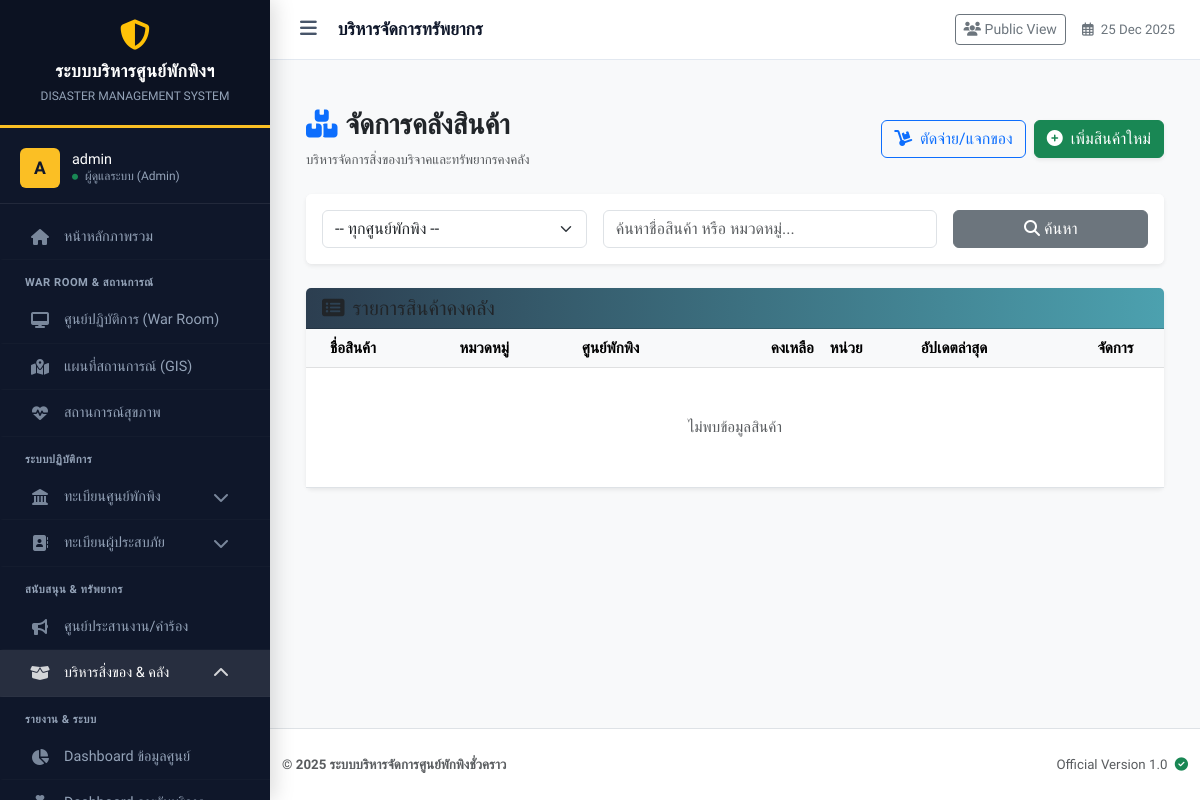
Page /inventory_list.php (signed in) on the earlier database version.
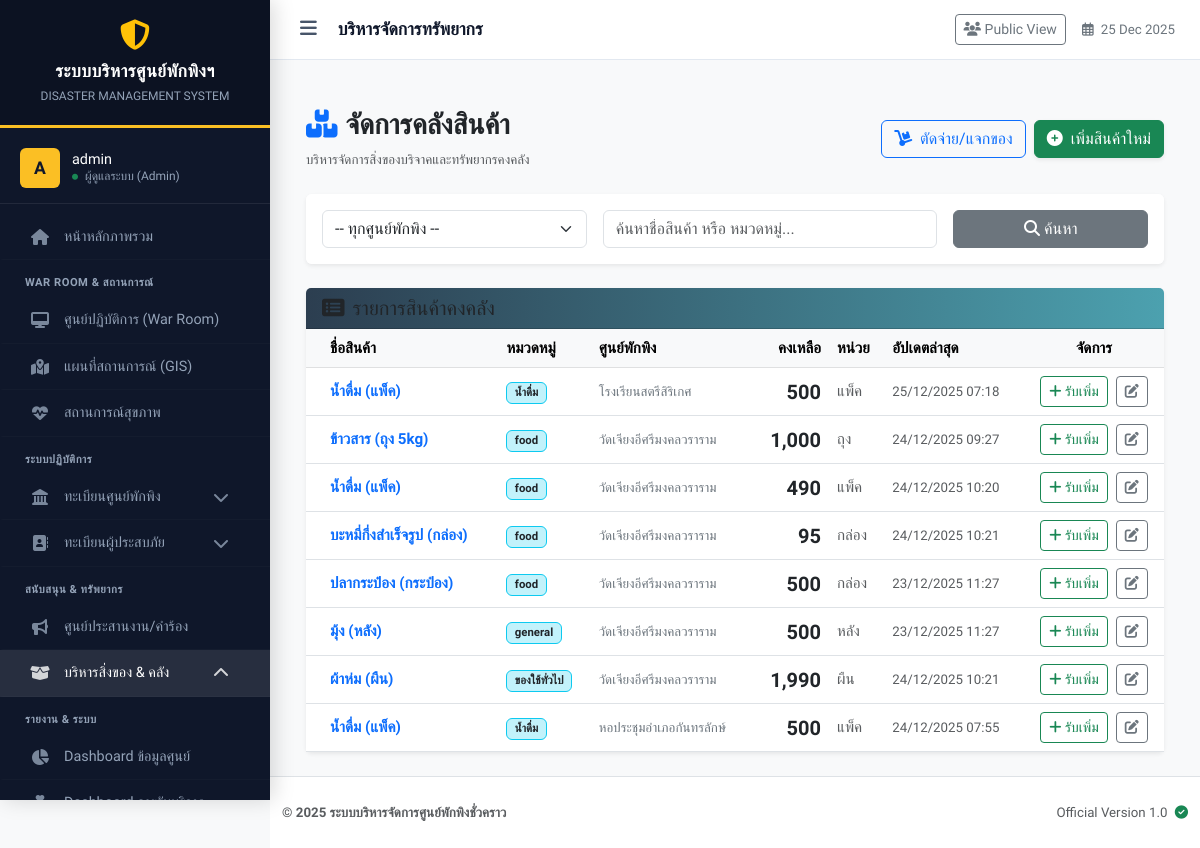
Same page on the later database version.
### tables this page shows
CREATE TABLE `inventory` (
  `id` int(11) NOT NULL,
  `shelter_id` int(11) NOT NULL,
  `item_name` varchar(100) NOT NULL,
  `quantity` int(11) NOT NULL DEFAULT 0,
  `unit` varchar(20) NOT NULL,
  `last_updated` timestamp NOT NULL DEFAULT current_timestamp(),
  `category` varchar(50) DEFAULT 'general'
);

CREATE TABLE `shelters` (
  `id` int(11) NOT NULL,
  `incident_id` int(11) NOT NULL COMMENT 'ผูกกับเหตุการณ์ไหน',
  `name` varchar(200) NOT NULL COMMENT 'ชื่อศูนย์',
  `location` text NOT NULL COMMENT 'ที่ตั้ง',
  `latitude` decimal(10,8) DEFAULT NULL,
  `longitude` decimal(11,8) DEFAULT NULL,
  `capacity` int(11) NOT NULL DEFAULT 0 COMMENT 'ความจุสูงสุด',
  `contact_phone` varchar(20) DEFAULT NULL,
  `status` enum('open','full','closed') NOT NULL DEFAULT 'open',
  `last_updated` datetime DEFAULT NULL
);

### inventory_list.php (the view, shortened to what the rows shown need)
<?php
require_once 'config/db.php';
$role = $_SESSION['role'];
$my_shelter_id = $_SESSION['shelter_id'] ?? 0;
$shelter_id = ($role === 'admin') ? ($_GET['shelter_id'] ?? '') : $my_shelter_id;
$params = [];
$where = " WHERE 1=1 ";
$sql = "SELECT i.*, s.name as shelter_name
        FROM inventory i
        JOIN shelters s ON i.shelter_id = s.id
        $where
        ORDER BY i.shelter_id, i.category, i.item_name";
$stmt = $pdo->prepare($sql);
$stmt->execute($params);
$inventory = $stmt->fetchAll();
?>
<!DOCTYPE html>
<html lang="th">
<head>
    <link rel="stylesheet" href="https://cdnjs.cloudflare.com/ajax/libs/font-awesome/6.4.0/css/all.min.css">
</head>
<body class="bg-light">
<?php include 'includes/header.php'; ?>
<div class="container mt-4">
    <div class="card shadow-sm border-0">
        <div class="card-body p-0">
            <div class="table-responsive">
                <table class="table table-hover align-middle mb-0">
                    <thead class="table-light">
                        <tr>
                            <th class="ps-4">ชื่อสินค้า</th>
                            <th>หมวดหมู่</th>
                            <?php if(!$shelter_id): ?><th>ศูนย์พักพิง</th><?php endif; ?>
                            <th class="text-end">คงเหลือ</th>
                            <th>หน่วย</th>
                            <th>อัปเดตล่าสุด</th>
                            <th class="text-center">จัดการ</th>
                        </tr>
                    </thead>
                    <tbody>
                        <?php if (empty($inventory)): ?>
                            <tr><td colspan="8" class="text-center py-5 text-muted">ไม่พบข้อมูลสินค้า</td></tr>
                        <?php else: ?>
                            <?php foreach ($inventory as $item):
                                $isLowStock = $item['quantity'] < 10;
                                $rowClass = $isLowStock ? 'bg-low-stock' : '';
                                $itemJson = htmlspecialchars(json_encode($item), ENT_QUOTES, 'UTF-8');
                            ?>
                            <tr class="<?php echo $rowClass; ?>">
                                <td class="ps-4 fw-bold text-primary">
                                    <?php echo htmlspecialchars($item['item_name']); ?>
                                </td>
                                <td><span class="badge bg-info text-dark bg-opacity-25 border border-info"><?php echo htmlspecialchars($item['category']); ?></span></td>
                                <?php if(!$shelter_id): ?>
                                    <td><small class="text-secondary"><?php echo htmlspecialchars($item['shelter_name']); ?></small></td>
                                <?php endif; ?>
                                <td class="text-end fs-5 fw-bold text-dark"><?php echo number_format($item['quantity']); ?></td>
                                <td class="text-muted"><?php echo htmlspecialchars($item['unit']); ?></td>
                                <td class="text-muted small"><?php echo date('d/m/Y H:i', strtotime($item['last_updated'])); ?></td>
                                <td class="text-center">
                                    <button class="btn btn-sm btn-outline-success me-1"
                                            onclick='openRestockModal(<?php echo $itemJson; ?>)'
                                            title="รับเพิ่ม">
                                        <i class="fas fa-plus"></i> รับเพิ่ม
                                    </button>
                                    <button class="btn btn-sm btn-outline-secondary"
                                            onclick='openEditModal(<?php echo $itemJson; ?>)'
                                            title="แก้ไข">
                                        <i class="fas fa-edit"></i>
                                    </button>
                                </td>
                            </tr>
                            <?php endforeach; ?>
                        <?php endif; ?>
                    </tbody>
                </table>
            </div>
        </div>
    </div>
</div>
<?php include 'includes/footer.php'; ?>
</body>
</html>

Differences in the rows shown:
added inventory: item_name "น้ำดื่ม (แพ็ค)", category "น้ำดื่ม", shelter.name "โรงเรียนสตรีสิริเกศ", quantity "500", unit "แพ็ค", last_updated "25/12/2025 07:18"
added inventory: item_name "ข้าวสาร (ถุง 5kg)", category "food", shelter.name "วัดเจียงอีศรีมงคลวราราม", quantity "1,000", unit "ถุง", last_updated "24/12/2025 09:27"
added inventory: item_name "น้ำดื่ม (แพ็ค)", category "food", shelter.name "วัดเจียงอีศรีมงคลวราราม", quantity "490", unit "แพ็ค", last_updated "24/12/2025 10:20"
added inventory: item_name "บะหมี่กึ่งสำเร็จรูป (กล่อง)", category "food", shelter.name "วัดเจียงอีศรีมงคลวราราม", quantity "95", unit "กล่อง", last_updated "24/12/2025 10:21"
added inventory: item_name "ปลากระป๋อง (กระป๋อง)", category "food", shelter.name "วัดเจียงอีศรีมงคลวราราม", quantity "500", unit "กล่อง", last_updated "23/12/2025 11:27"
added inventory: item_name "มุ้ง (หลัง)", category "general", shelter.name "วัดเจียงอีศรีมงคลวราราม", quantity "500", unit "หลัง", last_updated "23/12/2025 11:27"
added inventory: item_name "ผ้าห่ม (ผืน)", category "ของใช้ทั่วไป", shelter.name "วัดเจียงอีศรีมงคลวราราม", quantity "1,990", unit "ผืน", last_updated "24/12/2025 10:21"
added inventory: item_name "น้ำดื่ม (แพ็ค)", category "น้ำดื่ม", shelter.name "หอประชุมอำเภอกันทรลักษ์", quantity "500", unit "แพ็ค", last_updated "24/12/2025 07:55"
Other differences:
text no longer shown: "ไม่พบข้อมูลสินค้า"
